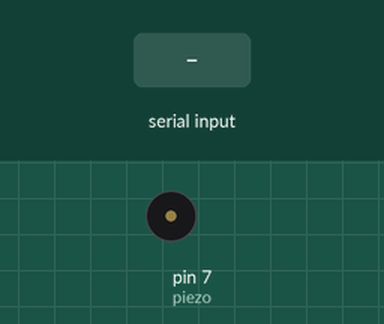
Recording of a sketch running on a simulated Arduino Uno, built with avr-gcc and run on an emulated ATmega328P. Shown: buzzer (waves = sounding). Inputs (shaded band) come from the test bench.

Above: at 1.2 s.
1.3 s: "s" received over Serial
At 2.4 s:
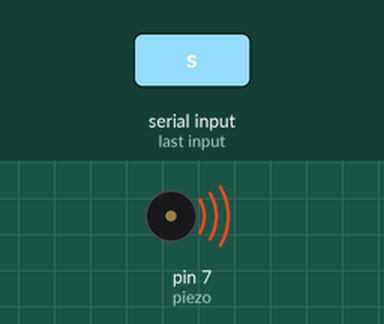
Timing chart, 0 to 14.8 s (numbered marks = the images above; inputs shaded):
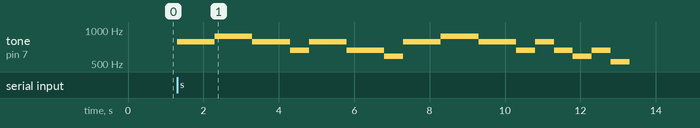

The sketch:

T05_speak_keyboard.ino
```cpp
#define piezo 7
#define delay_time 500
int tones[] = { 784,784,880,880,784,784,659,784,784,659,659,587,
                 784,784,880,880,784,784,659,784,659,587,659,523 };
void setup() {
  pinMode(piezo, OUTPUT);
  Serial.begin(9600);           //통신 속도 설정
}
void loop() {
    char ch = Serial.read();
    if(ch == 's'){

       for(int i=0; i < 24; i++) {
       tone(piezo, tones[i]);
       delay(delay_time);
       noTone(piezo);
        }
     }
}
```

Measured:
- after the input at 1.3 s, tone on pin 7 (piezo): plays 784 Hz for 1.0 s, 880 Hz for 1.0 s, 784 Hz for 1.0 s, 659 Hz for 0.50 s, 784 Hz for 1.0 s, 659 Hz for 1.0 s … (16 notes in this stretch), starting at once
